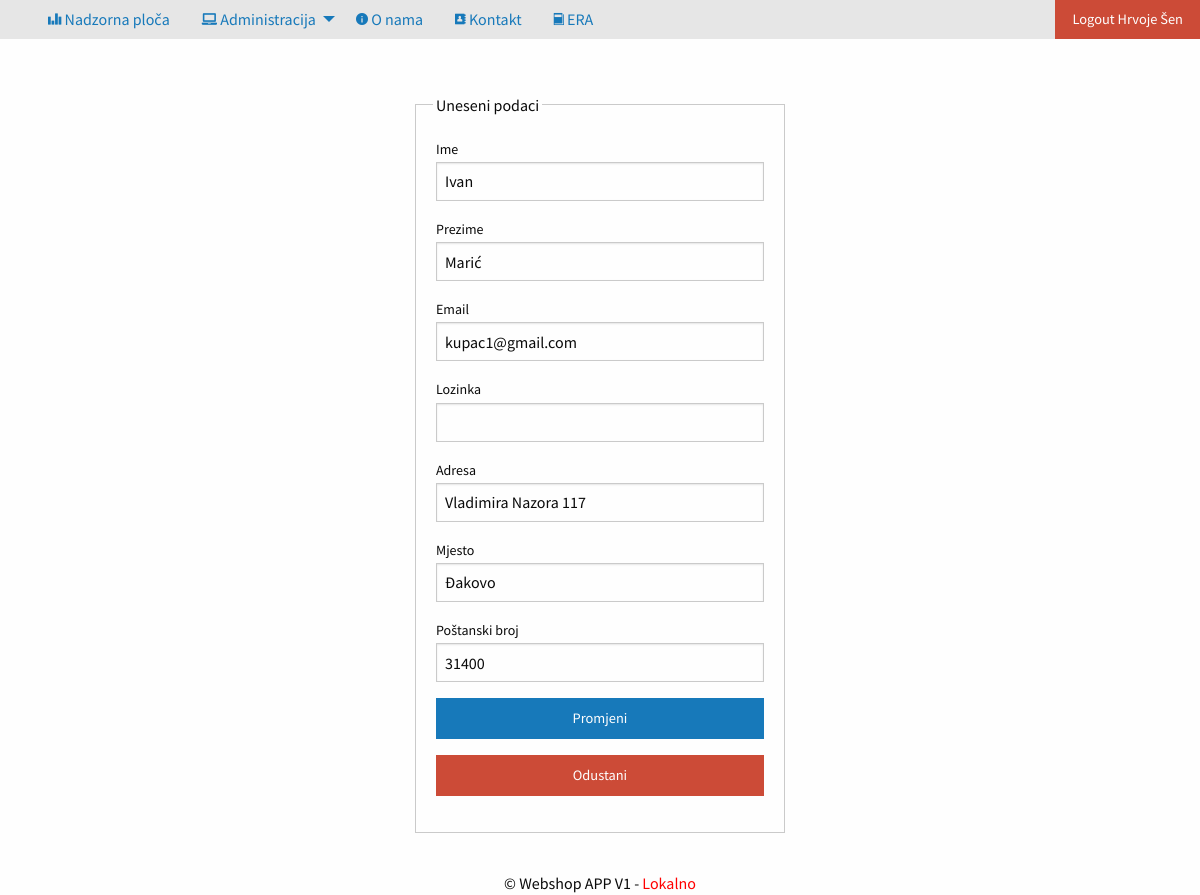
Page /privatno/kupci/promjena.php?sifra=1 (signed in) on the committed database.
### tables this page shows
create table kupac(
sifra			int (6) not null primary key auto_increment,
ime				varchar (50) not null,
prezime			varchar (50) not null,
email			varchar (100) not null,
lozinka			char (32) not null,
adresa			varchar (255) not null,
mjesto			varchar (255) not null,
postanskiBroj	int (5) not null,
uloga			varchar(50) not null default 'kupac'
);

### privatno/kupci/promjena.php (the view, shortened to what this page needs)
<?php include_once '../../konfiguracija.php'; provjeraLogin();
if(isset($_GET["sifra"])){
	$izraz=$veza->prepare("select * from kupac where sifra=:sifra");
	$izraz->execute(array("sifra"=>$_GET["sifra"]));
	$kupac = $izraz->fetch(PDO::FETCH_OBJ);
}
?>
<!doctype html>
<html class="no-js" lang="en" dir="ltr">
	<head>
		<?php include_once '../../predlosci/zaglavlje.php'; ?>
	</head>
	<body>
		<?php include_once '../../predlosci/izbornik.php'; ?>
		<div class="row">
			<div class="grid-x grid-padding-x">
				<div class="cell large-4 large-offset-4">
					<form method="POST">
						<fieldset class="fieldset">
							<legend>Uneseni podaci</legend>
							<label for="ime">Ime</label>
							<input name="ime" id="ime" value="<?php echo $kupac->ime; ?>" type="text" />
							<label for="prezime">Prezime</label>
							<input name="prezime" id="prezime" value="<?php echo $kupac->prezime; ?>" type="text" />
							<label for="email">Email</label>
							<input name="email" id="email" value="<?php echo $kupac->email; ?>" type="text" />
							<label for="lozinka">Lozinka</label>
							<input name="lozinka" id="lozinka" type="password"/>
							<label for="adresa">Adresa</label>
							<input name="adresa" id="adresa" value="<?php echo $kupac->adresa; ?>" type="text" />
							<label for="mjesto">Mjesto</label>
							<input name="mjesto" id="mjesto" value="<?php echo $kupac->mjesto; ?>" type="text" />
							<label for="postanskiBroj">Poštanski broj</label>
							<input name="postanskiBroj" id="postanskiBroj" value="<?php echo $kupac->postanskiBroj; ?>" type="number" />
							<input type="submit" class="button expanded" value="Promjeni"/>
							<a href="index.php" class="alert button expanded">Odustani</a>
						</fieldset>
					</form>
				</div>
			</div>
		</div>
		<?php	include_once '../../predlosci/podnozje.php'; ?>
	</body>
</html>

### css/app.css (style rules this page uses)
body { font-family: 'Source Sans Pro', sans-serif; }
.row { max-width: 100%; padding-top: 20px; }

### rows in the picture
kupac: ime "Ivan", prezime "Marić", email "kupac1@gmail.com", adresa "Vladimira Nazora 117", mjesto "Đakovo", postanskiBroj "31400"

### other values in the picture
$_SESSION["logiran"]->ime "Hrvoje"
$_SESSION["logiran"]->prezime "Šen"
$naslovAplikacije "Webshop APP V1"
